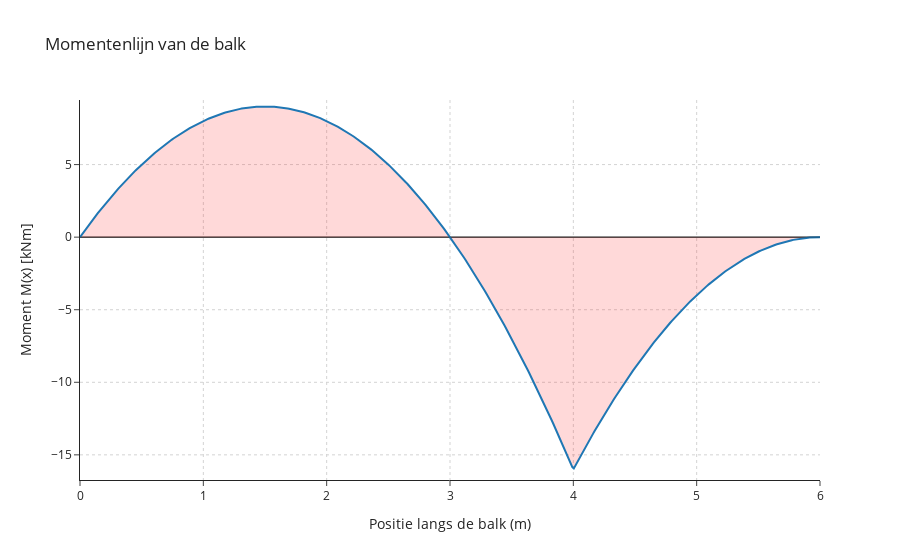

Write notebook code for a chart like this one.
### Markdown cell above
De functie voor het buigendmoment is bekend en kan nu getekend worden;

### Code cell
import numpy as np
import plotly.graph_objects as go

# Gegeven parameters
L = 6        # Lengte van de balk (m)
a = 4        # Positie van rechter ondersteuning B (m)
q = 8        # Verdeelde belasting (kN/m)

# Reactiekrachten
totale_last = q * L              # 8 * 6 = 48 kN
R_B = totale_last * (L / 2) / a  # momentenevenwicht om A: RB * a = qL * (L/2)
R_A = totale_last - R_B

print(f"R_A = {R_A:.1f} kN")
print(f"R_B = {R_B:.1f} kN")

# Discretisatie van de balk
x_values = np.linspace(0, L, 500)
M_values = np.zeros_like(x_values)

# Momentverloop berekenen
for i, x in enumerate(x_values):
    if x <= a:  # Tussen A en B
        M_values[i] = R_A * x - 0.5 * q * x**2
    else:       # Tussen B en het einde van de balk
        M_values[i] = R_A * x + R_B * (x - a) - 0.5 * q * x**2

# 👉 Sluit de grafiek naar M = 0 aan beide kanten
x_plot = np.concatenate(([0], x_values, [L]))
M_plot = np.concatenate(([0], M_values, [0]))

# y-as bereik zodat 0 zichtbaar blijft
y_min = min(M_plot.min(), 0)
y_max = max(M_plot.max(), 0)

# Plot
fig = go.Figure()

fig.add_trace(
    go.Scatter(
        x=x_plot,
        y=M_plot,
        mode="lines",
        name="Momentverloop M(x)",
        line=dict(width=2),
        fill="tozeroy",                     # aftekenen naar 0
        fillcolor="rgba(255, 0, 0, 0.15)"   # rode, transparante invulling
    )
)

# Horizontale nul-lijn
fig.add_hline(y=0, line_width=1, line_color="black")

# Layout (zelfde stijl als dwarskracht)
fig.update_layout(
    title="Momentenlijn van de balk",
    xaxis=dict(
        title="Positie langs de balk (m)",
        showgrid=True,
        gridcolor="lightgray",
        griddash="dot",
        zeroline=True,
        zerolinecolor="black",
        dtick=1,
        range=[0, L]
    ),
    yaxis=dict(
        title="Moment M(x) [kNm]",
        showgrid=True,
        gridcolor="lightgray",
        griddash="dot",
        zeroline=True,
        zerolinecolor="black",
        range=[y_min * 1.05, y_max * 1.05]
    ),
    template="simple_white"
)

fig.show()

### Figure 1 — Plotly figure (JSON) as saved in the notebook; plotly's stock layout.template omitted (floating-point values rounded to 4 significant figures; data arrays with more than 128 entries replaced by an {"elided": "..."} marker saying what was removed)
{"data": [{"fill": "tozeroy", "fillcolor": "rgba(255, 0, 0, 0.15)", "line": {"width": 2}, "mode": "lines", "name": "Momentverloop M(x)", "type": "scatter", "x": {"elided": "502 float values"}, "y": {"elided": "502 float values"}}], "layout": {"shapes": [{"line": {"color": "black", "width": 1}, "type": "line", "x0": 0, "x1": 1, "xref": "x domain", "y0": 0, "y1": 0, "yref": "y"}], "title": {"text": "Momentenlijn van de balk"}, "xaxis": {"dtick": 1, "gridcolor": "lightgray", "griddash": "dot", "range": [0, 6], "showgrid": true, "title": {"text": "Positie langs de balk (m)"}, "zeroline": true, "zerolinecolor": "black"}, "yaxis": {"gridcolor": "lightgray", "griddash": "dot", "range": [-16.73, 9.45], "showgrid": true, "title": {"text": "Moment M(x) [kNm]"}, "zeroline": true, "zerolinecolor": "black"}}}
